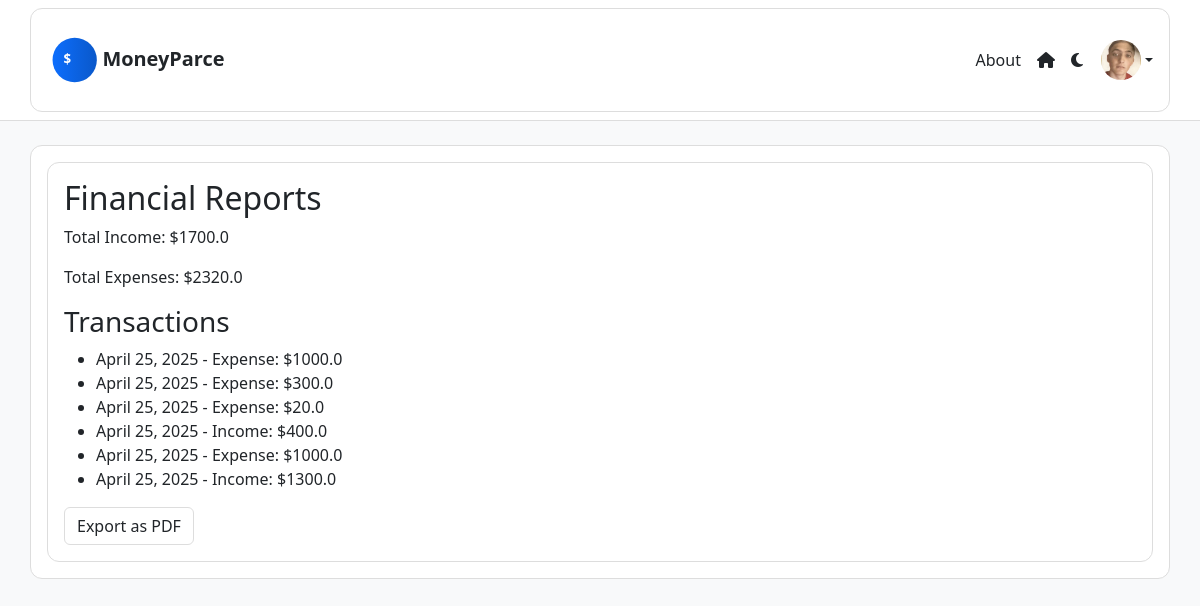
The app's page /reports/ (signed in) with its own data.
### core/models.py (models this page shows, shortened)
class UserProfile(models.Model):
    id = models.AutoField(primary_key=True)
    user = models.OneToOneField(User, on_delete=models.CASCADE)
    theme = models.CharField(max_length=10, default='light')
    budget = models.FloatField(default = 0)
    spending = models.FloatField(default = 0)
    color = models.CharField(max_length=7, default='#0d6efd')
    profile_picture = models.ImageField(upload_to='profile_pictures/', blank=True, null=True)

class Transaction(models.Model):
    TRANSACTION_TYPES = [
        ('income', 'Income'),
        ('expense', 'Expense')
    ]
    id = models.AutoField(primary_key=True)
    user = models.ForeignKey(User, on_delete=models.CASCADE)
    amount = models.FloatField(default=0)
    transaction_type = models.CharField(max_length=10, choices=TRANSACTION_TYPES, default='expense')
    category = models.ForeignKey(Category, null=True, blank=True, on_delete=models.SET_NULL)
    date = models.DateField(auto_now_add=True)

### core/views.py (the view)
# urls.py: path('reports/', views.reports, name='reports'),
@login_required
def reports(request):
    transactions = Transaction.objects.filter(user=request.user)
    total_income = sum(t.amount for t in transactions if t.transaction_type == 'income')
    total_expenses = sum(t.amount for t in transactions if t.transaction_type == 'expense')
    context = {
        'total_income': total_income,
        'total_expenses': total_expenses,
        'transactions': transactions,
    }
    return render(request, 'core/reports.html', context)

### core/darkMode.py (called while the page is built)
def theme_context(request):
    theme = 'light'
    if request.user.is_authenticated:
        try:
            user_profile = UserProfile.objects.get(user=request.user)
            theme = user_profile.theme
        except UserProfile.DoesNotExist:
            pass
    else:
        theme = request.session.get('theme', 'light')  # Default to 'light'
    return {'theme': theme}

### core/templates/core/reports.html
{% extends 'core/base.html' %}
{% block content %}
<div class="box">
    <h2>Financial Reports</h2>
    <p>Total Income: ${{ total_income }}</p>
    <p>Total Expenses: ${{ total_expenses }}</p>
    <h3>Transactions</h3>
    <ul>
    {% for t in transactions %}
        <li>{{ t.date }} - {{ t.transaction_type|title }}: ${{ t.amount }}</li>
    {% endfor %}
    </ul>
    <a href="{% url 'export_pdf' %}" class="btn btn-secondary">Export as PDF</a>
</div>
{% endblock %}

### core/templates/core/base.html (shortened to what this page needs)
<!DOCTYPE html>
<html lang="en" data-theme="{{ theme }}">
<head>
    {% load static %}
    <link href="https://cdn.jsdelivr.net/npm/bootstrap@5.3.0/dist/css/bootstrap.min.css" rel="stylesheet">
    <link rel="stylesheet" href="https://cdnjs.cloudflare.com/ajax/libs/font-awesome/6.4.0/css/all.min.css">
    {% if theme == 'dark' %}
        <link rel="stylesheet" href="{% static 'css/dark.css' %}">
    {% else %}
        <link rel="stylesheet" href="{% static 'css/light.css' %}">
    {% endif %}
</head>
<body>
    <nav class="navbar navbar-expand-lg navbar-light bg-light mb-4">
      <div class="container">
        {% if user.is_authenticated %}
          <a class="navbar-brand" href="{% url 'dashboard' %}">
            <svg class="logo" xmlns="http://www.w3.org/2000/svg" width="300" height="100" viewBox="0 0 325 100">
              <defs>
                <linearGradient id="grad1" x1="0%" y1="0%" x2="100%" y2="0%">
                  <stop offset="0%" stop-color="var(--logo-gradient-start, #0d6efd)"/>
                  <stop offset="100%" stop-color="var(--logo-gradient-end, #0a58ca)"/>
                </linearGradient>
              </defs>
              <circle cx="50" cy="50" r="40" fill="url(#grad1)" />
              <text x="30" y="57" font-family="Segoe UI, sans-serif" font-size="24"
                    fill="var(--logo-dollar-color, #ffffff)" font-weight="bold">
                $
              </text>
              <text x="100" y="60" font-family="Segoe UI, sans-serif" font-size="36"
                    fill="var(--logo-text-color, #212529)" font-weight="bold">
                MoneyParce
              </text>
            </svg>
          </a>
        {% endif %}
        <div class="collapse navbar-collapse" id="navbarNav">
          <ul class="navbar-nav ms-auto">
            {% if user.is_authenticated %}
              <li class="nav-item">
                <a class="nav-link" href="{% url 'about' %}">About</a>
              </li>
              <li class="nav-item">
                <a class="nav-link" href="{% url 'dashboard' %}" title="Dashboard">
                  <i class="fas fa-home"></i>
                </a>
              </li>
              <li class="nav-item">
                <a href="{% url 'dark mode' %}" class="nav-link" title="Toggle Dark Mode">
                  {% if theme == 'dark' %}
                    <i class="fas fa-sun"></i>
                  {% else %}
                    <i class="fas fa-moon"></i>
                  {% endif %}
                </a>
              </li>
              <li class="nav-item dropdown">
                <a class="nav-link dropdown-toggle d-flex align-items-center" href="#" id="userDropdown" role="button"
                   data-bs-toggle="dropdown" aria-expanded="false" style="padding: 0;">
                  {% if user.userprofile.profile_picture %}
                    <img src="{{ user.userprofile.profile_picture.url }}" alt="Avatar"
                         style="width: 40px; height: 40px; border-radius: 50%; object-fit: cover; margin-left: 10px;">
                  {% endif %}
                </a>
              </li>
            {% endif %}
          </ul>
        </div>
      </div>
    </nav>
    <div class="container">
      {% block content %}{% endblock %}
    </div>
</body>
</html>

### core/static/css/light.css (style rules this page uses)
:root { --bg-color: #f8f9fa; --surface-color: #ffffff; --text-color: #212529; --accent-color: #0d6efd; --link-color: #0d6efd; --border-color: #ddd; --hover-color: #e2e6ea; --logo-dollar-color: #ffffff; --logo-text-color: #212529; --logo-gradient-start: #0d6efd; --logo-gradient-end: #0a58ca; }
html, body, nav, .navbar, .container, .card, .alert, .dropdown-menu, button, input, textarea, select, a { transition: background-color 0.5s ease, color 0.5s ease, border-color 0.5s ease; }
html, body { background-color: var(--bg-color) !important; color: var(--text-color) !important; font-family: 'Segoe UI', Tahoma, Geneva, Verdana, sans-serif; }
h1, h2, h3, h4, h5, h6, p, span, label, div, li, dt, dd, small, strong, em { color: var(--text-color) !important; }
a { color: var(--link-color) !important; }
nav, .navbar, .nav, .navbar-default, .navbar-light, .navbar-dark { background-color: var(--surface-color) !important; color: var(--text-color) !important; border-bottom: 1px solid var(--border-color) !important; }
.navbar a, .nav a { color: var(--text-color) !important; }
button, input[type="submit"], .btn { background-color: var(--surface-color) !important; color: var(--text-color) !important; border: 1px solid var(--border-color) !important; }
.card, .panel, .container, .box, .content-box { background-color: var(--surface-color) !important; color: var(--text-color) !important; border: 1px solid var(--border-color) !important; padding: 1rem; border-radius: 0.75rem; }
.hero-section, .bg-light, .bg-light.text-center, .bg-light.p-5.rounded-lg.text-center { background-color: #fff !important; color: var(--text-color) !important; background-image: none !important; }
.navbar-brand .logo { max-height: 60px; height: auto; width: auto; }

### records on screen
Transaction: date "April 25, 2025", transaction_type "Expense", amount "1000.0"
Transaction: date "April 25, 2025", transaction_type "Expense", amount "300.0"
Transaction: date "April 25, 2025", transaction_type "Expense", amount "20.0"
Transaction: date "April 25, 2025", transaction_type "Income", amount "400.0"
Transaction: date "April 25, 2025", transaction_type "Expense", amount "1000.0"
Transaction: date "April 25, 2025", transaction_type "Income", amount "1300.0"

### other values on screen
{{ total_income }} "1700.0"
{{ total_expenses }} "2320.0"
